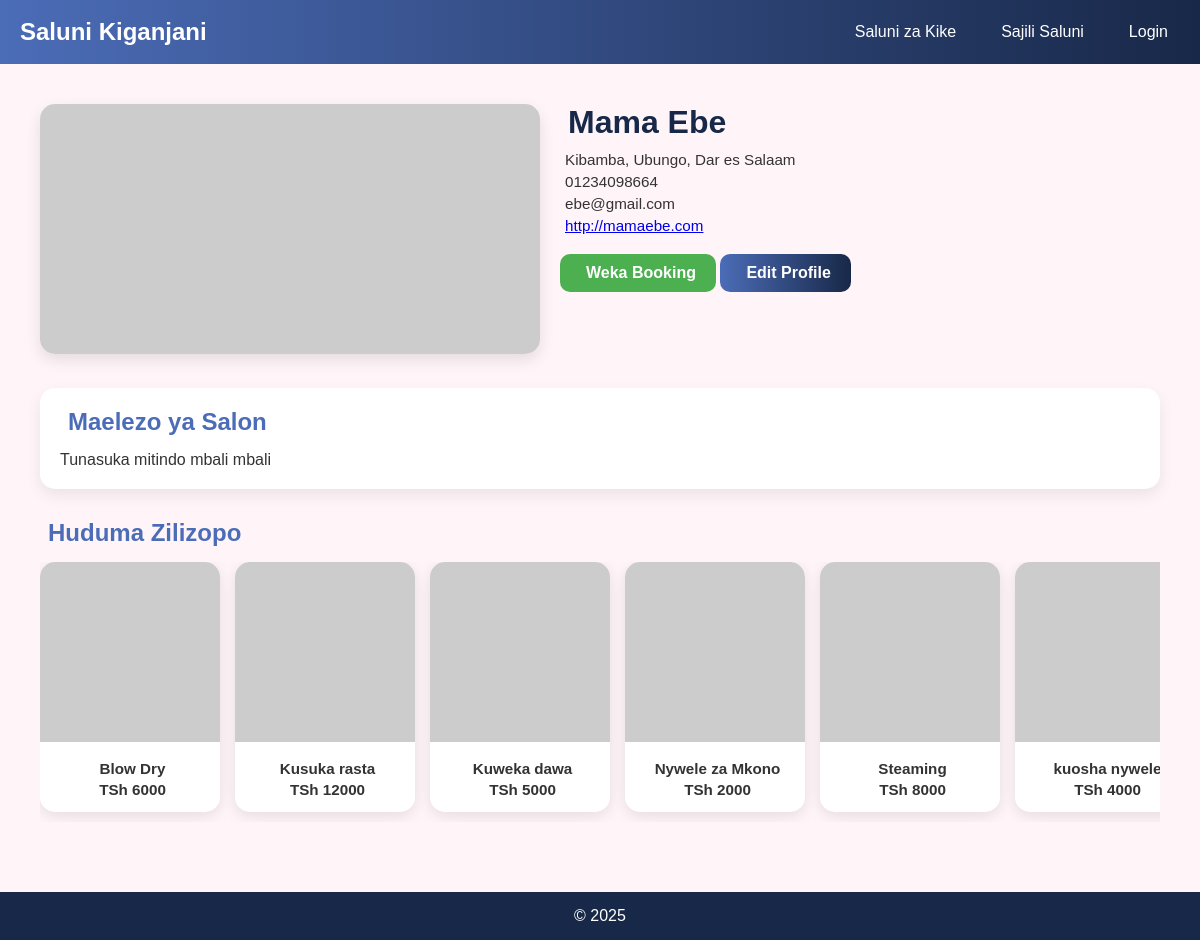
Page /salons/3/ on the earlier database version.
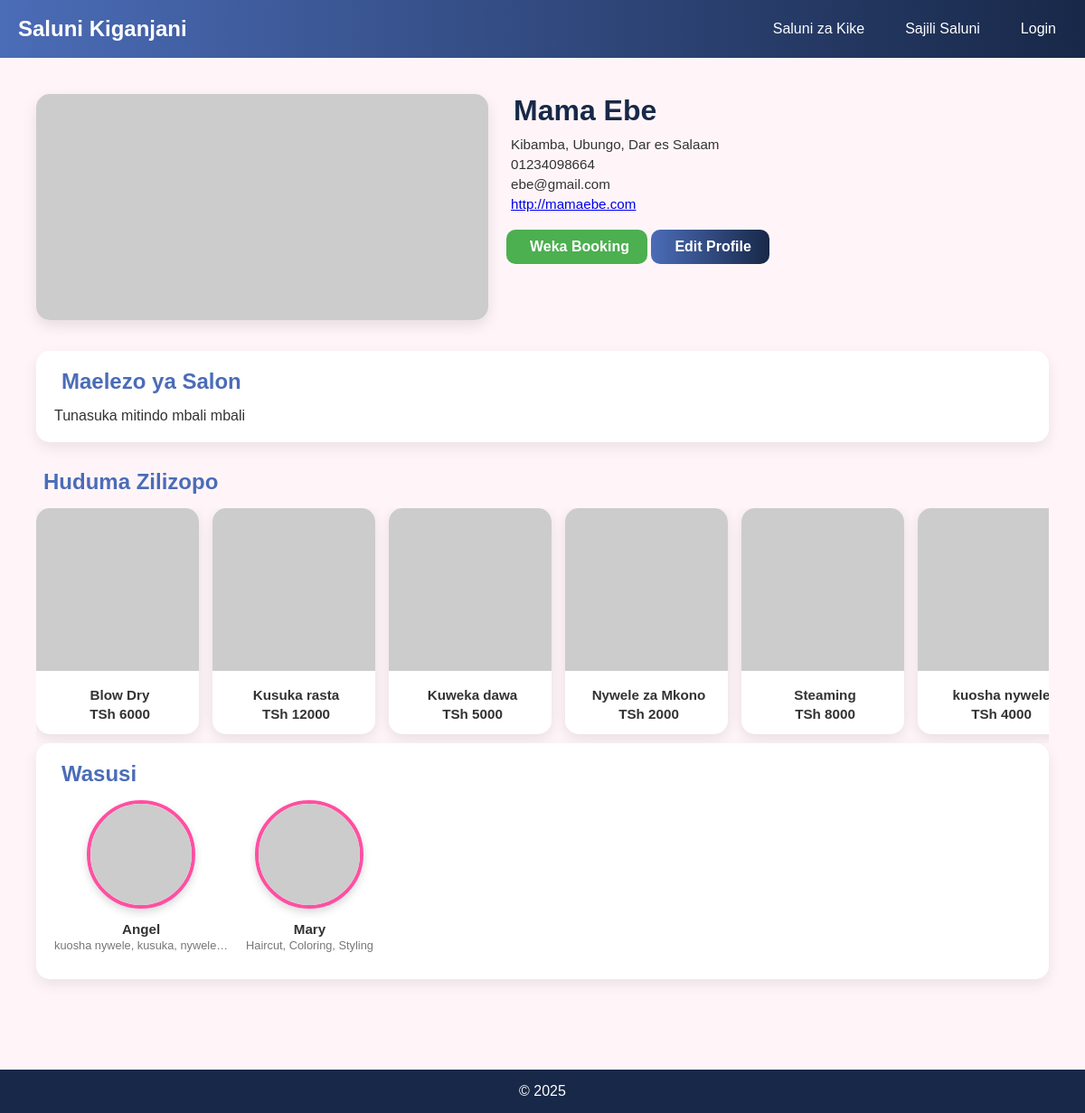
Same page on the later database version.
### saluni_kike/models.py (models this page shows, shortened)
class Service(models.Model):
    salon = models.ForeignKey(Salon, related_name='services', on_delete=models.CASCADE)
    name = models.CharField(max_length=150)
    description = models.TextField(blank=True)
    price = models.DecimalField(max_digits=10, decimal_places=2, validators=[MinValueValidator(0)])
    duration_minutes = models.PositiveIntegerField(default=30)
    active = models.BooleanField(default=True)
    class Meta:
        unique_together = ('salon', 'name')
        ordering = ['salon', 'name']

class Stylist(models.Model):
    salon = models.ForeignKey(Salon, related_name='stylists', on_delete=models.CASCADE)
    name = models.CharField(max_length=150)
    bio = models.TextField(blank=True)
    specialties = models.JSONField(blank=True, null=True, default=list)  # store as list of strings
    is_active = models.BooleanField(default=True)
    photo_url = models.URLField(blank=True, null=True)  # external image URL
    class Meta:
        ordering = ['salon', 'name']

### saluni_kike/views.py (the view)
# urls.py: path('salons/<int:salon_id>/', views.salon_detail, name='salon_detail'),
def salon_detail(request, salon_id):
    salon = get_object_or_404(Salon, pk=salon_id)
    services = salon.services.all()
    return render(request, 'saluni_kike/salon_detail.html', {'salon': salon, 'services': services})

### saluni_kike/templates/saluni_kike/salon_detail.html (shortened to what this page needs)
{% extends "base.html" %}
{% block content %}
<section class="salon-detail-section">
    <div class="container">
        <div class="salon-header">
            <div class="salon-image">
                {% if salon.picha_kuu %}
                    <img src="{{ salon.picha_kuu.url }}" alt="{{ salon.name }}">
                {% else %}
                    <img src="https://picsum.photos/800/400?random=1" alt="{{ salon.name }}">
                {% endif %}
            </div>
            <div class="salon-info">
                <h1> {{ salon.name }}</h1>
                <p>
                    {{ salon.street }}, {{ salon.district }}, {{ salon.region }}
                </p>
                {% if salon.phone %}
                <p>
                    {{ salon.phone }}
                </p>
                {% endif %}
                {% if salon.email %}
                <p>
                    {{ salon.email }}
                </p>
                {% endif %}
                {% if salon.website %}
                <p>
                    <a href="{{ salon.website }}" target="_blank">{{ salon.website }}</a>
                </p>
                {% endif %}
                <a href="{% url 'create_booking' salon.id %}" class="weka-booking-btn">
                     Weka Booking
                </a>
                <a href="{% url 'salon_update_profile' salon.id %}" class="edit-profile-btn">
                     Edit Profile
                </a>
            </div>
        </div>
        {% if salon.description %}
        <div class="salon-description">
            <h2> Maelezo ya Salon</h2>
            <p>{{ salon.description }}</p>
        </div>
        {% endif %}
        {% if salon.services.all %}
        <div class="salon-services">
            <h2> Huduma Zilizopo</h2>
            <div class="hairstyles-scroll">
                {% for service in salon.services.all %}
                <div class="hairstyle-card">
                    {% if service.image %}
                        <img src="{{ service.image.url }}" alt="{{ service.name }}">
                    {% else %}
                        <img src="https://picsum.photos/200/200?random={{ forloop.counter }}" alt="{{ service.name }}">
                    {% endif %}
                    <div class="hairstyle-info">
                        <p class="name"> {{ service.name }}</p>
                        <p class="price"> TSh {{ service.price|floatformat:0 }}</p>
                    </div>
                </div>
                {% endfor %}
            </div>
        </div>
        {% endif %}
        {% if salon.stylists.all %}
        <div class="salon-stylists">
            <h2> Wasusi</h2>
            <div class="stylist-carousel">
                {% for stylist in salon.stylists.all %}
                <div class="stylist-circle">
                    {% if stylist.photo_url %}
                        <img src="{{ stylist.photo_url }}" alt="{{ stylist.name }}">
                    {% else %}
                        <img src="https://picsum.photos/200/200?random={{ forloop.counter }}" alt="{{ stylist.name }}">
                    {% endif %}
                    <h4>{{ stylist.name }}</h4>
                    {% if stylist.specialties %}
                        <p class="specialties">{{ stylist.specialties|join:", "|truncatechars:30 }}</p>
                    {% endif %}
                </div>
                {% endfor %}
            </div>
        </div>
        {% endif %}
    </div>
</section>
{% endblock %}

Differences in the rows shown:
added Stylist: name "Angel", specialties "kuosha nywele, kusuka, nywele…"
added Stylist: name "Mary", specialties "Haircut, Coloring, Styling"
Other differences:
text now shown: "Wasusi"
